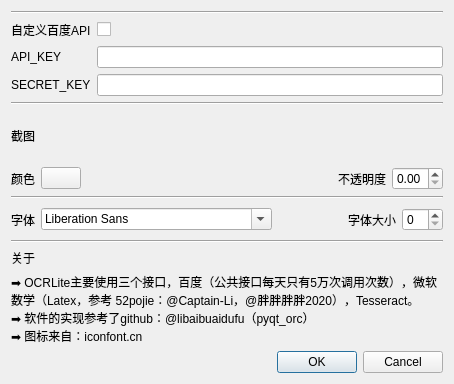
<?xml version="1.0" encoding="UTF-8"?>
<ui version="4.0">
 <class>SettingDialog</class>
 <widget class="QDialog" name="SettingDialog">
  <property name="enabled">
   <bool>true</bool>
  </property>
  <property name="geometry">
   <rect>
    <x>0</x>
    <y>0</y>
    <width>454</width>
    <height>384</height>
   </rect>
  </property>
  <property name="windowTitle">
   <string>设置</string>
  </property>
  <layout class="QVBoxLayout" name="verticalLayout_4">
   <item>
    <layout class="QVBoxLayout" name="verticalLayout_2">
     <item>
      <widget class="Line" name="line_4">
       <property name="orientation">
        <enum>Qt::Horizontal</enum>
       </property>
      </widget>
     </item>
     <item>
      <layout class="QHBoxLayout" name="horizontalLayout">
       <item>
        <widget class="QLabel" name="label">
         <property name="text">
          <string>自定义百度API</string>
         </property>
         <property name="textFormat">
          <enum>Qt::AutoText</enum>
         </property>
        </widget>
       </item>
       <item>
        <widget class="QCheckBox" name="checkBox_baidu_api">
         <property name="text">
          <string/>
         </property>
        </widget>
       </item>
       <item>
        <spacer name="horizontalSpacer">
         <property name="orientation">
          <enum>Qt::Horizontal</enum>
         </property>
         <property name="sizeHint" stdset="0">
          <size>
           <width>40</width>
           <height>20</height>
          </size>
         </property>
        </spacer>
       </item>
      </layout>
     </item>
     <item>
      <layout class="QGridLayout" name="gridLayout">
       <item row="1" column="0">
        <widget class="QLabel" name="label_11">
         <property name="text">
          <string>SECRET_KEY</string>
         </property>
        </widget>
       </item>
       <item row="0" column="0">
        <widget class="QLabel" name="label_12">
         <property name="text">
          <string>API_KEY</string>
         </property>
        </widget>
       </item>
       <item row="0" column="1">
        <widget class="QLineEdit" name="ledit_ak"/>
       </item>
       <item row="1" column="1">
        <widget class="QLineEdit" name="ledit_sk"/>
       </item>
      </layout>
     </item>
    </layout>
   </item>
   <item>
    <layout class="QVBoxLayout" name="verticalLayout">
     <item>
      <widget class="Line" name="line_6">
       <property name="sizePolicy">
        <sizepolicy hsizetype="Expanding" vsizetype="Fixed">
         <horstretch>0</horstretch>
         <verstretch>0</verstretch>
        </sizepolicy>
       </property>
       <property name="orientation">
        <enum>Qt::Horizontal</enum>
       </property>
      </widget>
     </item>
     <item>
      <widget class="QLabel" name="label_5">
       <property name="text">
        <string>截图</string>
       </property>
      </widget>
     </item>
     <item>
      <layout class="QGridLayout" name="gridLayout_2">
       <item row="0" column="2">
        <spacer name="horizontalSpacer_2">
         <property name="orientation">
          <enum>Qt::Horizontal</enum>
         </property>
         <property name="sizeHint" stdset="0">
          <size>
           <width>40</width>
           <height>20</height>
          </size>
         </property>
        </spacer>
       </item>
       <item row="0" column="3">
        <widget class="QLabel" name="label_6">
         <property name="text">
          <string>不透明度</string>
         </property>
        </widget>
       </item>
       <item row="0" column="0">
        <widget class="QLabel" name="label_9">
         <property name="text">
          <string>颜色</string>
         </property>
        </widget>
       </item>
       <item row="0" column="4">
        <widget class="QDoubleSpinBox" name="opacity_box">
         <property name="decimals">
          <number>2</number>
         </property>
         <property name="maximum">
          <double>1.000000000000000</double>
         </property>
         <property name="singleStep">
          <double>0.010000000000000</double>
         </property>
        </widget>
       </item>
       <item row="0" column="1">
        <widget class="QPushButton" name="btn_color">
         <property name="text">
          <string/>
         </property>
        </widget>
       </item>
      </layout>
     </item>
    </layout>
   </item>
   <item>
    <widget class="Line" name="line_7">
     <property name="sizePolicy">
      <sizepolicy hsizetype="Expanding" vsizetype="Fixed">
       <horstretch>0</horstretch>
       <verstretch>0</verstretch>
      </sizepolicy>
     </property>
     <property name="orientation">
      <enum>Qt::Horizontal</enum>
     </property>
    </widget>
   </item>
   <item>
    <layout class="QGridLayout" name="gridLayout_3">
     <item row="0" column="0">
      <widget class="QLabel" name="label_13">
       <property name="text">
        <string>字体</string>
       </property>
      </widget>
     </item>
     <item row="0" column="1">
      <widget class="QFontComboBox" name="fontComboBox"/>
     </item>
     <item row="0" column="2">
      <spacer name="horizontalSpacer_4">
       <property name="orientation">
        <enum>Qt::Horizontal</enum>
       </property>
       <property name="sizeHint" stdset="0">
        <size>
         <width>37</width>
         <height>29</height>
        </size>
       </property>
      </spacer>
     </item>
     <item row="0" column="3">
      <widget class="QLabel" name="label_14">
       <property name="text">
        <string>字体大小</string>
       </property>
      </widget>
     </item>
     <item row="0" column="4">
      <widget class="QSpinBox" name="spinBox"/>
     </item>
    </layout>
   </item>
   <item>
    <layout class="QVBoxLayout" name="verticalLayout_3">
     <item>
      <widget class="Line" name="line_3">
       <property name="orientation">
        <enum>Qt::Horizontal</enum>
       </property>
      </widget>
     </item>
     <item>
      <widget class="QLabel" name="label_8">
       <property name="text">
        <string>关于</string>
       </property>
      </widget>
     </item>
     <item>
      <widget class="QLabel" name="label_10">
       <property name="text">
        <string>➡ OCRLite主要使用三个接口，百度（公共接口每天只有5万次调用次数），微软数学（Latex，参考 52pojie：@Captain-Li，@胖胖胖胖2020），Tesseract。
➡ 软件的实现参考了github：@libaibuaidufu（pyqt_orc）
➡ 图标来自：iconfont.cn</string>
       </property>
       <property name="wordWrap">
        <bool>true</bool>
       </property>
      </widget>
     </item>
    </layout>
   </item>
   <item>
    <widget class="QDialogButtonBox" name="dialog_btn_box">
     <property name="orientation">
      <enum>Qt::Horizontal</enum>
     </property>
     <property name="standardButtons">
      <set>QDialogButtonBox::Cancel|QDialogButtonBox::Ok</set>
     </property>
    </widget>
   </item>
  </layout>
 </widget>
 <resources/>
 <connections/>
</ui>
